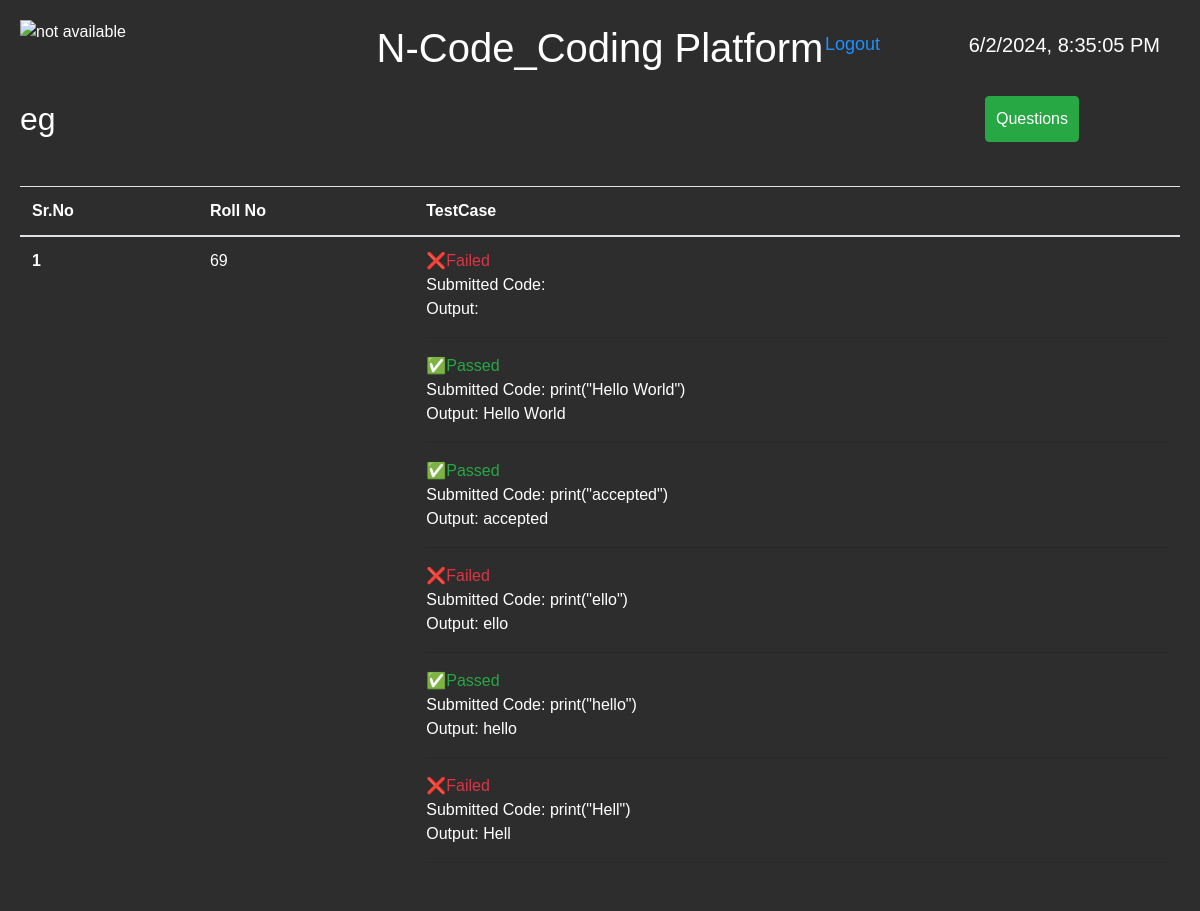
The app's page /attempted/8/ (signed in) with its own data.
### user_handler/models.py (models this page shows)
class Questions(models.Model):
    qs_title = models.CharField(max_length = 100, null = True)
    qs_id = models.IntegerField(unique=True, primary_key=True)
    stu = models.ManyToManyField(User, blank=True)
    question = models.TextField()

class Student(models.Model):
    rollno = models.IntegerField(unique=True)
    user = models.ForeignKey(User, on_delete=models.CASCADE, null=True, blank=True)
    qs_solved = models.ManyToManyField('Questions', blank=True)

### pycompiler/models.py (models this page shows)
class Code(models.Model):
    code = models.TextField()
    output = models.TextField()
    user = models.ForeignKey(User, on_delete =  models.CASCADE, null = True, blank = True)
    tc_pass = models.BooleanField(null = True)
    qs_id = models.IntegerField(null = True)

### user_handler/views.py (the view)
# urls.py: path('attempted/<id>/', views.attempted),
@login_required
def attempted(request, id):
    code = Code.objects.filter(qs_id=id)
    user_ids = code.values_list('user_id', flat=True)
    stu = Student.objects.filter(user__id__in=user_ids)
    qs = Questions.objects.get(qs_id = id)
    tc = TestCase.objects.all()
    return render(request, "attempted_questions.html", {'Questions': qs, 'TestCase': tc, 'Code': code, 'Student': stu})

### templates/attempted_questions.html (shortened to what this page needs)
<!DOCTYPE html>
<html lang="en">
<head>
  <link rel="stylesheet" href="https://maxcdn.bootstrapcdn.com/bootstrap/4.0.0/css/bootstrap.min.css">
</head>
<body>
  <img class="logo" src="https://lms-kjsce.somaiya.edu/pluginfile.php/1/theme_essential/logo/1702638405/engg-logo.png" alt="not available" onclick="refreshPage()">
  <h1 style="margin-top : -40px">N-Code_Coding Platform</h1>
  <span class="logout">
    <a href="/logout">
      Logout
    </a>
  </span>
  <div id="datetime"></div>
<div class="search" style = "display: inline-block; margin-top: 20px">
  <h2 style = "display: inline;">{{Questions.qs_title}}</h2>
</div>
<div class="addtestcase" style = "display: inline; float: right; margin-right: 35px;">
  <form style = "display: inline;" action = "/questions">
    <button class = "btn btn-success m-3" style = " padding: 10px 10px;">Questions</button>
  </form>
</div>
  <div class="questions">
    <table class="table mt-5">
        <thead>
          <tr>
            <th scope="col">Sr.No</th>
            <th scope="col">Roll No</th>
            <th scope="col">TestCase</th>
          </tr>
        </thead>
        <tbody>
            {% for student in Student %}
<tr>
    <th scope="row">{{ forloop.counter }}</th>
    <td>{{ student.rollno }}</td>
    <td>
        {% for code in student.user.code_set.all %}
            {% if code.qs_id_id == qs_id %}
                {% if code.tc_pass %}
                    <span class="text-success">✅Passed</span>
                {% else %}
                    <span class="text-danger">❌Failed</span>
                {% endif %}
                <br>
                Submitted Code: {{ code.code }}
                <br>
                Output: {{ code.output }}
                <br>
                <hr>
            {% endif %}
        {% endfor %}
    </td>
</tr>
{% endfor %}
        </tbody>
      </table>
  </div>
</body>
</html>

### templates/attempted_questions.html (style rules this page uses)
.logout { position: absolute; top: 11px; right: 300px; font-size: 18px; }
body { font-family: 'Verdana', sans-serif; margin: 20px; background-color: #2d2d2d; color: #ffffff; position: relative; }
.logo { cursor: pointer; max-width: 180px; margin-bottom: 20px; }
h1 { text-align: center; font-size: 40px; }
form { margin-left: 50px; margin-right: 50px; }
a { color: #1E90FF; text-decoration: none; }
#datetime { position: absolute; top: 10px; right: 20px; color: #ffffff; font-size: 20px; }

### records on screen
Questions: qs_title "eg"
Student: rollno "69"
Code: tc_pass "❌Failed"
Code: tc_pass "✅Passed", code "print(\"Hello World\")", output "Hello World"
Code: tc_pass "✅Passed", code "print(\"accepted\")", output "accepted"
Code: tc_pass "❌Failed", code "print(\"ello\")", output "ello"
Code: tc_pass "✅Passed", code "print(\"hello\")", output "hello"
Code: tc_pass "❌Failed", code "print(\"Hell\")", output "Hell"
